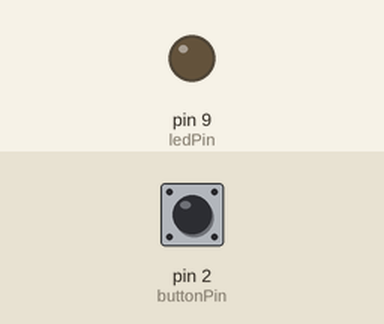
The sketch below on a simulated Arduino Uno, built with avr-gcc and run on an emulated ATmega328P. Shown: output pins drawn as LEDs (lit = HIGH). The inputs (shaded band) are chosen by the test bench; at power-on: pin 2 (buttonPin) LOW. What the sketch prints to the serial monitor is not drawn.

Above: at 1.2 s.
1.3 s: pin 2 (buttonPin) pulled HIGH for 0.15 s
At 1.53 s:
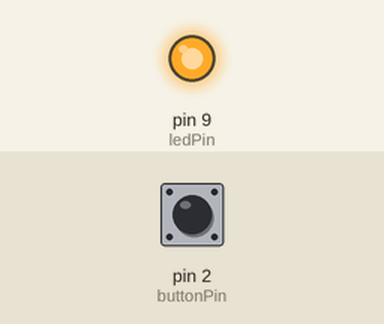
4.3 s: pin 2 (buttonPin) pulled HIGH for 1 s
At 7.6 s:
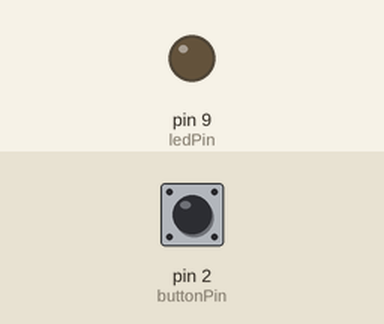
8.0 s: pin 2 (buttonPin) pulled HIGH for 3.2 s
At 8.4 s:
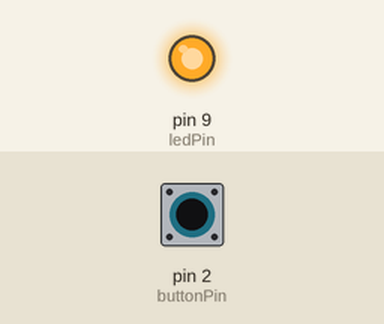
Timing chart, 0 to 14.0 s (numbered marks = the images above; inputs shaded):
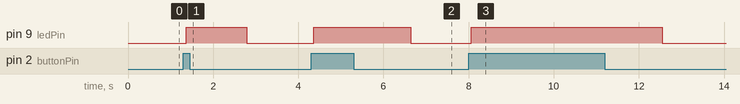

The sketch:

circuit_final.ino
```cpp
/*
Blink + Button + Fade
Press Button to Fade Up the LED, Release Button to Fade Out
*/
int ledPin = 9; // LED connected to digital pin 13
int buttonPin = 2; // Button connected to digital pin 2
int buttonRead = LOW; // Button state
int fadeValue = 0; // LED fading brightness
void setup() {
// initialize the digital pin as an output:
pinMode(ledPin, OUTPUT);
pinMode(buttonPin, INPUT);
// initialize Serial commnication port at 9600 bps:
Serial.begin(9600);
Serial.println("type 1:LED On 2: LED Off");
}
void loop()
{
buttonRead = digitalRead(buttonPin);
if(buttonRead == HIGH){ // check if button pressed
if(fadeValue <245) fadeValue=fadeValue+20; //increment fadeValue
}else if(buttonRead == LOW){ //if button is not pressed
if(fadeValue > 0) fadeValue--;
}
Serial.println(fadeValue);
analogWrite(ledPin, fadeValue);
// wait for 30 milliseconds to see the dimming effect
delay(5);
}
```

Measured:
- after the input at 1.3 s, pin 9 (ledPin): LOW → HIGH after 0.06 s, → LOW 1.4 s later
- after the input at 4.3 s, pin 9 (ledPin): LOW → HIGH after 0.06 s, → LOW 2.3 s later
- after the input at 8.0 s, pin 9 (ledPin): LOW → HIGH after 0.07 s, → LOW 4.5 s later
